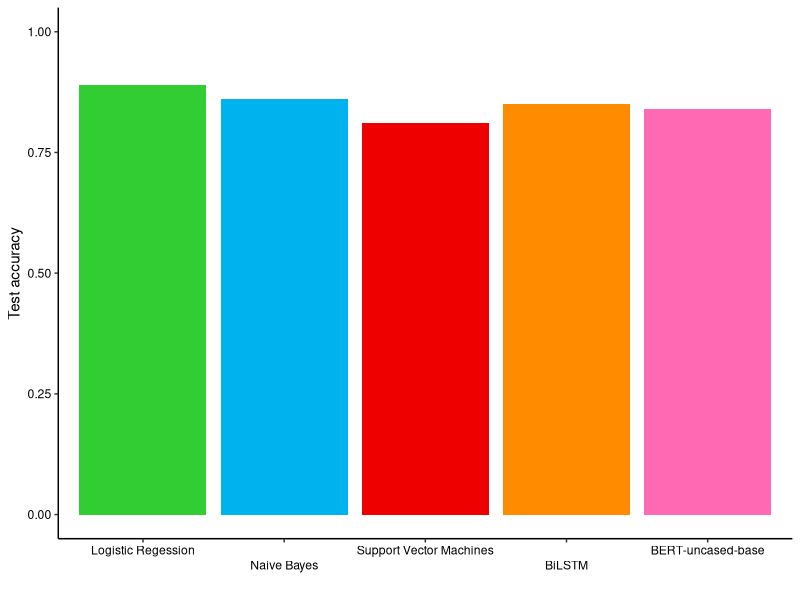

The R source for this figure:
library(tidyverse)

models <- c("LR", "NB", "SVM", "BiLSTM", "BERT")
train_time <- c(0.98, 0.04, 310.11, 66, 1055)
test_acc <- c(0.89, 0.86, 0.81, 0.85, 0.84)

tibble(models, train_time, test_acc) %>% 
  mutate(models = factor(models, levels = c("LR", "NB", "SVM", "BiLSTM", "BERT"), 
                         labels = c("Logistic Regession", "Naive Bayes", 
                                  "Support Vector Machines",
                                  "BiLSTM", "BERT-uncased-base"))) %>% 
  ggplot(aes(models, test_acc, fill = models)) + 
  geom_bar(stat = "identity") +
  theme_classic() +
  xlab("") + ylab("Test accuracy") + 
  scale_x_discrete(guide = guide_axis(n.dodge = 2)) + 
  scale_y_continuous(limits = c(0, 1)) +
  scale_fill_manual(name = "", values = c("limegreen", "deepskyblue2", "red2", "darkorange", "hotpink")) + 
  theme(legend.position = "none", axis.text = element_text(color = "black"))

#ggsave("dorito.png", width = 8, height = 7)